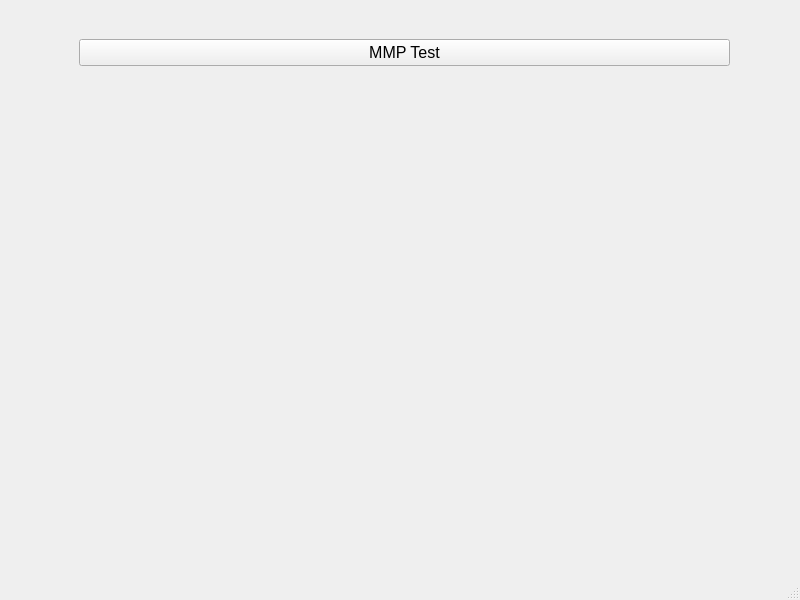
<?xml version="1.0" encoding="UTF-8"?>
<ui version="4.0">
 <class>WBSD_EXTERN_TOOL</class>
 <widget class="QMainWindow" name="WBSD_EXTERN_TOOL">
  <property name="geometry">
   <rect>
    <x>0</x>
    <y>0</y>
    <width>800</width>
    <height>600</height>
   </rect>
  </property>
  <property name="windowTitle">
   <string>MainWindow</string>
  </property>
  <widget class="QWidget" name="centralwidget">
   <widget class="QWidget" name="verticalLayoutWidget">
    <property name="geometry">
     <rect>
      <x>29</x>
      <y>19</y>
      <width>751</width>
      <height>521</height>
     </rect>
    </property>
    <layout class="QVBoxLayout" name="verticalLayout">
     <property name="leftMargin">
      <number>50</number>
     </property>
     <property name="topMargin">
      <number>20</number>
     </property>
     <property name="rightMargin">
      <number>50</number>
     </property>
     <item>
      <widget class="QPushButton" name="btn_fmu_tst">
       <property name="font">
        <font>
         <pointsize>12</pointsize>
        </font>
       </property>
       <property name="text">
        <string>MMP Test</string>
       </property>
      </widget>
     </item>
     <item>
      <spacer name="verticalSpacer">
       <property name="orientation">
        <enum>Qt::Vertical</enum>
       </property>
       <property name="sizeHint" stdset="0">
        <size>
         <width>20</width>
         <height>40</height>
        </size>
       </property>
      </spacer>
     </item>
    </layout>
   </widget>
  </widget>
  <widget class="QMenuBar" name="menubar">
   <property name="geometry">
    <rect>
     <x>0</x>
     <y>0</y>
     <width>800</width>
     <height>21</height>
    </rect>
   </property>
  </widget>
  <widget class="QStatusBar" name="statusbar"/>
 </widget>
 <resources/>
 <connections/>
</ui>
